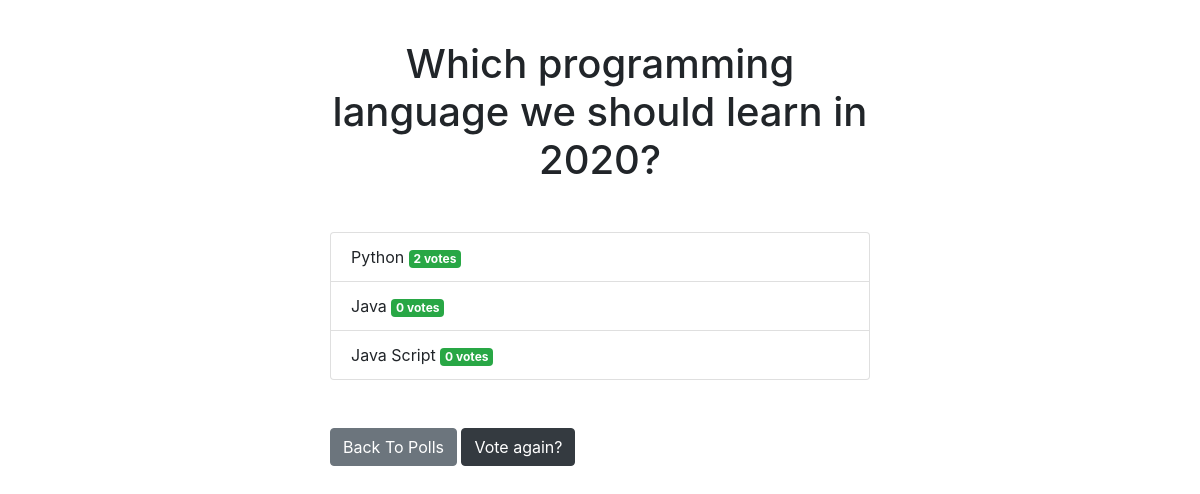
Before: /1/results/ with the older database file.
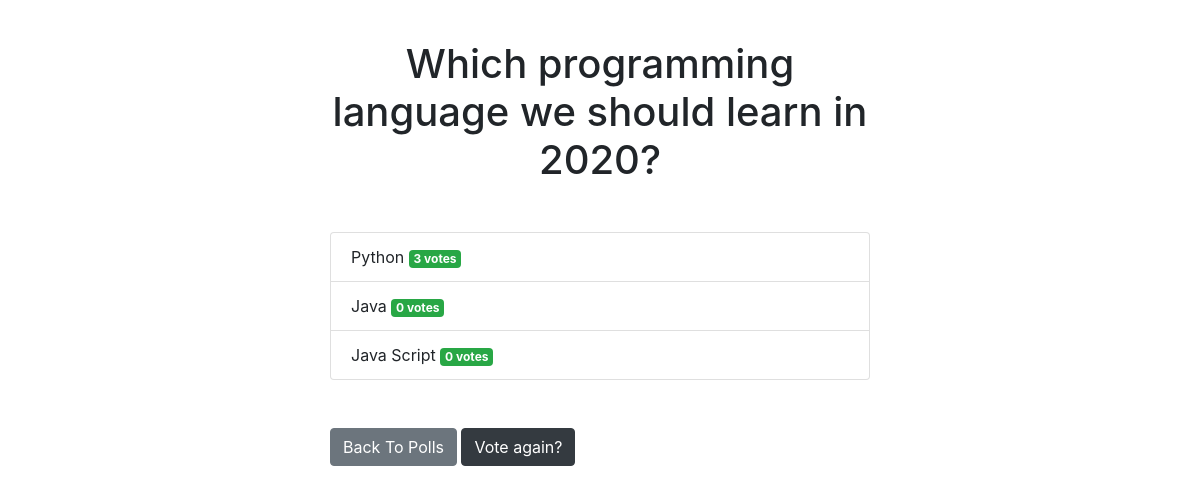
After: the same page with the newer database file.
### polls/models.py (models this page shows, shortened)
class Question(models.Model):
    question_text = models.CharField(max_length=200)
    pub_date = models.DateTimeField('date published')

class Choice(models.Model):
    question = models.ForeignKey(Question, on_delete=models.CASCADE)
    choice_text = models.CharField(max_length=200)
    votes = models.IntegerField(default=0)

### polls/views.py (the view)
# urls.py: path('<int:pk>/results/', views.ResultsView.as_view(), name='results'),
class ResultsView(generic.DetailView):
    model = Question
    template_name = 'polls/result.html'

### polls/templates/polls/result.html
{% extends 'base.html' %}
{% block content %}
<h1 class="mb-5 text-center">{{ question.question_text }}</h1>
<ul class="list-group mb-5">
    {% for choice in question.choice_set.all %}
    <li class="list-group-item">
        {{ choice.choice_text }} <span class="badge badge-success floar-right">{{ choice.votes }} vote{{ choice.votes|pluralize }}</span>
    </li>
    {% endfor %}
</ul>
<a class ="btn btn-secondary" href="{% url 'polls:index' %}">Back To Polls </a>
<a class ="btn btn-dark" href="{% url 'polls:detail' question.id %}">Vote again?</a>
{% endblock %}

### polls/templates/base.html (shortened to what this page needs)
<!DOCTYPE html>
<html lang="en">
<head>
    <link rel="stylesheet" href="https://stackpath.bootstrapcdn.com/bootstrap/4.5.0/css/bootstrap.min.css"
>
</head>
<body>
    {% include 'partials/_navbar.html' %}
    <div class="container">
        <div class="row">
            <div class="col-md-6 m-auto">
                {% block content %} {% endblock %}
            </div>
        </div>
    </div>
</body>
</html>

### polls/templates/partials/_navbar.html (shortened to what this page needs)
<nav class="navbar navbar-dark pg-primary mb-4">
</nav>

Changed rows visible on the page:
changed Choice "Python": votes "2" → "3"
